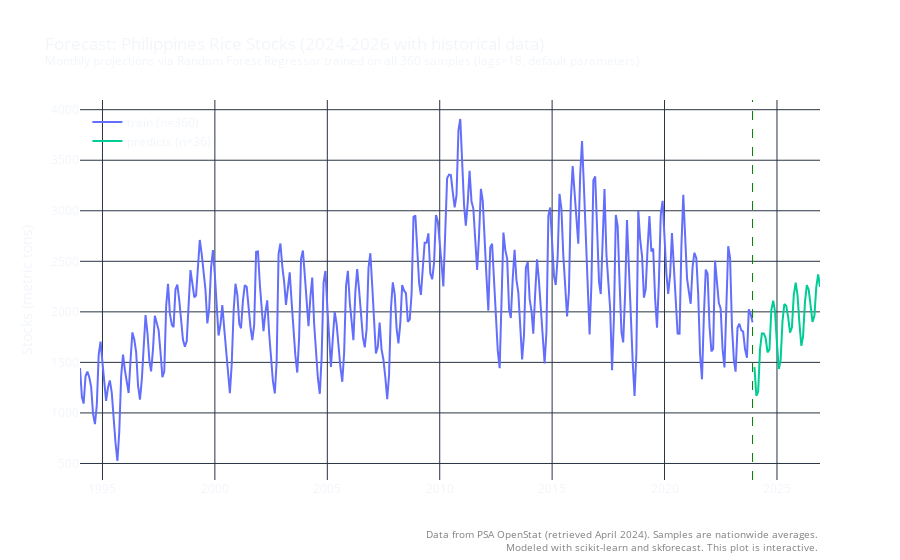

Write notebook code for a chart like this one.
### Code cell
train = df
train_y = df[y]
print(
    f"Training periods : {train.index.min()} --- "
    f"{train.index.max()}  (n={len(train)})"
)

forecaster = ForecasterAutoreg(
                regressor = ElasticNetCV(),
                lags      = 18
            )

forecaster.fit(train_y)
predicts = forecaster.predict(steps=36)

# Plot predicts versus test data

plot_results(train, None, predicts, "Stocks", solo=True, title="Forecast: Philippines Rice Stocks (2024-2026 with historical data)\
    <br><sup>Monthly projections via Random Forest Regressor trained on all 360 samples (lags=18, default parameters)</sup>",
    xtitle="Period", ytitle="Stocks (metric tons)", split="2023-12-01 00:00:00")

### Figure 1 — Plotly figure (JSON) as saved in the notebook; plotly's stock layout.template omitted (floating-point values rounded to 4 significant figures; data arrays with more than 128 entries replaced by an {"elided": "..."} marker saying what was removed)
{"data": [{"name": "train\t(n=360)", "type": "scatter", "x": {"elided": "360 str values"}, "y": {"elided": "360 float values"}}, {"line": {"color": "rgba(0,204,150,1)"}, "name": "predicts\t(n=36)", "type": "scatter", "x": ["2024-01-01T00:00:00", "2024-02-01T00:00:00", "2024-03-01T00:00:00", "2024-04-01T00:00:00", "2024-05-01T00:00:00", "2024-06-01T00:00:00", "2024-07-01T00:00:00", "2024-08-01T00:00:00", "2024-09-01T00:00:00", "2024-10-01T00:00:00", "2024-11-01T00:00:00", "2024-12-01T00:00:00", "2025-01-01T00:00:00", "2025-02-01T00:00:00", "2025-03-01T00:00:00", "2025-04-01T00:00:00", "2025-05-01T00:00:00", "2025-06-01T00:00:00", "2025-07-01T00:00:00", "2025-08-01T00:00:00", "2025-09-01T00:00:00", "2025-10-01T00:00:00", "2025-11-01T00:00:00", "2025-12-01T00:00:00", "2026-01-01T00:00:00", "2026-02-01T00:00:00", "2026-03-01T00:00:00", "2026-04-01T00:00:00", "2026-05-01T00:00:00", "2026-06-01T00:00:00", "2026-07-01T00:00:00", "2026-08-01T00:00:00", "2026-09-01T00:00:00", "2026-10-01T00:00:00", "2026-11-01T00:00:00", "2026-12-01T00:00:00"], "y": [1453.0, 1169.0, 1208.0, 1632.0, 1786.0, 1787.0, 1740.0, 1599.0, 1629.0, 2017.0, 2111.0, 1997.0, 1683.0, 1435.0, 1523.0, 1908.0, 2078.0, 2058.0, 1950.0, 1794.0, 1846.0, 2167.0, 2289.0, 2163.0, 1887.0, 1664.0, 1758.0, 2098.0, 2264.0, 2218.0, 2064.0, 1901.0, 1960.0, 2242.0, 2369.0, 2247.0]}], "layout": {"annotations": [{"align": "right", "font": {"color": "gray", "size": 10}, "showarrow": false, "text": "Data from PSA OpenStat (retrieved April 2024). Samples are nationwide averages.<br>Modeled with scikit-learn and skforecast. This plot is interactive.", "x": 1, "xanchor": "right", "xref": "paper", "y": -0.2, "yanchor": "bottom", "yref": "paper"}], "legend": {"bgcolor": "rgba(0, 0, 0, 0)", "x": 0.01, "xanchor": "left", "y": 0.98, "yanchor": "top"}, "paper_bgcolor": "rgba(0,0,0,0)", "plot_bgcolor": "rgba(0,0,0,0)", "shapes": [{"line": {"color": "green", "dash": "dash", "width": 1}, "type": "line", "x0": "2023-12-01 00:00:00", "x1": "2023-12-01 00:00:00", "xref": "x", "y0": 0, "y1": 1, "yref": "y domain"}], "title": {"text": "Forecast: Philippines Rice Stocks (2024-2026 with historical data)    <br><sup>Monthly projections via Random Forest Regressor trained on all 360 samples (lags=18, default parameters)</sup>"}, "xaxis": {"anchor": "y", "domain": [0, 1], "showgrid": true, "showticklabels": true, "title": {"text": ""}}, "yaxis": {"anchor": "x", "domain": [0, 1], "showgrid": true, "title": {"text": "Stocks (metric tons)"}}}}
